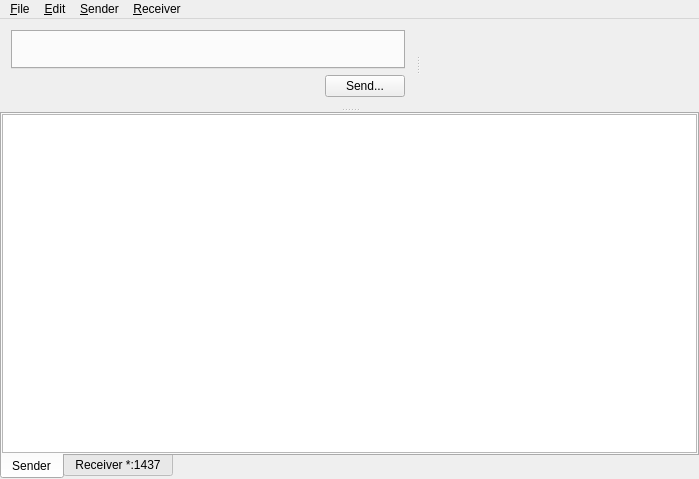
<?xml version="1.0" encoding="UTF-8"?>
<ui version="4.0">
 <class>MainWindow</class>
 <widget class="QMainWindow" name="MainWindow">
  <property name="geometry">
   <rect>
    <x>0</x>
    <y>0</y>
    <width>699</width>
    <height>479</height>
   </rect>
  </property>
  <property name="windowTitle">
   <string>HL7 Workbench</string>
  </property>
  <widget class="QWidget" name="centralWidget">
   <layout class="QVBoxLayout" name="verticalLayout">
    <property name="leftMargin">
     <number>0</number>
    </property>
    <property name="topMargin">
     <number>0</number>
    </property>
    <property name="rightMargin">
     <number>0</number>
    </property>
    <property name="bottomMargin">
     <number>0</number>
    </property>
    <item>
     <widget class="QSplitter" name="verticalSplitter">
      <property name="orientation">
       <enum>Qt::Vertical</enum>
      </property>
      <widget class="QWidget" name="topWidget" native="true">
       <layout class="QHBoxLayout" name="horizontalLayout">
        <property name="leftMargin">
         <number>0</number>
        </property>
        <property name="topMargin">
         <number>0</number>
        </property>
        <property name="rightMargin">
         <number>0</number>
        </property>
        <property name="bottomMargin">
         <number>0</number>
        </property>
        <item>
         <widget class="QSplitter" name="splitter">
          <property name="orientation">
           <enum>Qt::Horizontal</enum>
          </property>
          <widget class="QWidget" name="widget_2" native="true">
           <layout class="QVBoxLayout" name="verticalLayout_2">
            <item>
             <widget class="Hl7MessageEditorTabWidget" name="messageEditorTabWidget"/>
            </item>
            <item>
             <widget class="QWidget" name="messageEditorButtonWidget" native="true">
              <layout class="QHBoxLayout" name="horizontalLayout_2">
               <property name="leftMargin">
                <number>0</number>
               </property>
               <property name="topMargin">
                <number>0</number>
               </property>
               <property name="rightMargin">
                <number>0</number>
               </property>
               <property name="bottomMargin">
                <number>0</number>
               </property>
               <item>
                <spacer name="horizontalSpacer">
                 <property name="orientation">
                  <enum>Qt::Horizontal</enum>
                 </property>
                 <property name="sizeHint" stdset="0">
                  <size>
                   <width>40</width>
                   <height>20</height>
                  </size>
                 </property>
                </spacer>
               </item>
               <item>
                <widget class="QPushButton" name="sendMessageButton">
                 <property name="text">
                  <string>Send...</string>
                 </property>
                 <property name="icon">
                  <iconset theme="media-playback-start">
                   <normaloff>.</normaloff>.</iconset>
                 </property>
                 <property name="shortcut">
                  <string>F5</string>
                 </property>
                </widget>
               </item>
              </layout>
             </widget>
            </item>
           </layout>
          </widget>
          <widget class="QWidget" name="widget" native="true"/>
         </widget>
        </item>
       </layout>
      </widget>
      <widget class="QTabWidget" name="bottomTabWidget">
       <property name="tabPosition">
        <enum>QTabWidget::South</enum>
       </property>
       <property name="currentIndex">
        <number>0</number>
       </property>
       <widget class="QWidget" name="tab">
        <attribute name="title">
         <string>Sender</string>
        </attribute>
        <layout class="QVBoxLayout" name="verticalLayout_4">
         <property name="leftMargin">
          <number>0</number>
         </property>
         <property name="topMargin">
          <number>0</number>
         </property>
         <property name="rightMargin">
          <number>0</number>
         </property>
         <property name="bottomMargin">
          <number>0</number>
         </property>
         <item>
          <widget class="QTableWidget" name="tableWidget"/>
         </item>
        </layout>
       </widget>
       <widget class="QWidget" name="tab_2">
        <attribute name="title">
         <string>Receiver *:1437</string>
        </attribute>
        <layout class="QVBoxLayout" name="verticalLayout_7">
         <property name="leftMargin">
          <number>0</number>
         </property>
         <property name="topMargin">
          <number>0</number>
         </property>
         <property name="rightMargin">
          <number>0</number>
         </property>
         <property name="bottomMargin">
          <number>0</number>
         </property>
         <item>
          <widget class="QTableWidget" name="tableWidget_2"/>
         </item>
        </layout>
       </widget>
      </widget>
     </widget>
    </item>
   </layout>
  </widget>
  <widget class="QMenuBar" name="menuBar">
   <property name="geometry">
    <rect>
     <x>0</x>
     <y>0</y>
     <width>699</width>
     <height>22</height>
    </rect>
   </property>
   <widget class="QMenu" name="menuFile">
    <property name="title">
     <string>&amp;File</string>
    </property>
    <widget class="QMenu" name="menuFile_Recent">
     <property name="title">
      <string>Recent</string>
     </property>
     <addaction name="actionA"/>
     <addaction name="actionB"/>
     <addaction name="actionC"/>
    </widget>
    <addaction name="actionFile_New"/>
    <addaction name="actionFile_Open"/>
    <addaction name="menuFile_Recent"/>
    <addaction name="separator"/>
    <addaction name="actionFile_Save"/>
    <addaction name="actionFile_SaveAs"/>
    <addaction name="actionFile_SaveAll"/>
    <addaction name="separator"/>
    <addaction name="actionFile_Close"/>
    <addaction name="actionFile_CloseAll"/>
    <addaction name="actionFile_CloseOthers"/>
    <addaction name="separator"/>
    <addaction name="actionFile_Print"/>
    <addaction name="separator"/>
    <addaction name="actionFile_Exit"/>
   </widget>
   <widget class="QMenu" name="menuEdit">
    <property name="title">
     <string>&amp;Edit</string>
    </property>
    <addaction name="actionEdit_Undo"/>
    <addaction name="actionEdit_Redo"/>
    <addaction name="separator"/>
    <addaction name="actionEdit_Cut"/>
    <addaction name="actionEdit_Copy"/>
    <addaction name="actionEdit_Paste"/>
    <addaction name="actionEdit_Delete"/>
    <addaction name="separator"/>
    <addaction name="actionEdit_SelectAll"/>
    <addaction name="separator"/>
    <addaction name="actionEdit_FindReplace"/>
   </widget>
   <widget class="QMenu" name="menuSender">
    <property name="title">
     <string>&amp;Sender</string>
    </property>
    <addaction name="actionSender_SendMessage"/>
   </widget>
   <widget class="QMenu" name="menuReceiver">
    <property name="title">
     <string>&amp;Receiver</string>
    </property>
    <addaction name="actionReceiver_CreateNewReceiver"/>
   </widget>
   <addaction name="menuFile"/>
   <addaction name="menuEdit"/>
   <addaction name="menuSender"/>
   <addaction name="menuReceiver"/>
  </widget>
  <action name="actionFile_Close">
   <property name="text">
    <string>Close Current File</string>
   </property>
   <property name="shortcut">
    <string>Ctrl+W</string>
   </property>
  </action>
  <action name="actionFile_Open">
   <property name="icon">
    <iconset theme="document-open">
     <normaloff>.</normaloff>.</iconset>
   </property>
   <property name="text">
    <string>&amp;Open...</string>
   </property>
   <property name="shortcut">
    <string>Ctrl+O</string>
   </property>
  </action>
  <action name="actionA">
   <property name="text">
    <string>A</string>
   </property>
  </action>
  <action name="actionB">
   <property name="text">
    <string>B</string>
   </property>
  </action>
  <action name="actionC">
   <property name="text">
    <string>C</string>
   </property>
  </action>
  <action name="actionEdit_Undo">
   <property name="icon">
    <iconset theme="edit-undo">
     <normaloff>.</normaloff>.</iconset>
   </property>
   <property name="text">
    <string>Undo</string>
   </property>
   <property name="shortcut">
    <string>Ctrl+Z</string>
   </property>
  </action>
  <action name="actionEdit_Redo">
   <property name="icon">
    <iconset theme="edit-redo">
     <normaloff>.</normaloff>.</iconset>
   </property>
   <property name="text">
    <string>Redo</string>
   </property>
   <property name="shortcut">
    <string>Ctrl+Shift+Z</string>
   </property>
  </action>
  <action name="actionEdit_Copy">
   <property name="icon">
    <iconset theme="edit-copy">
     <normaloff>.</normaloff>.</iconset>
   </property>
   <property name="text">
    <string>&amp;Copy</string>
   </property>
   <property name="shortcut">
    <string>Ctrl+C</string>
   </property>
  </action>
  <action name="actionEdit_Cut">
   <property name="icon">
    <iconset theme="edit-cut">
     <normaloff>.</normaloff>.</iconset>
   </property>
   <property name="text">
    <string>Cu&amp;t</string>
   </property>
   <property name="shortcut">
    <string>Ctrl+X</string>
   </property>
  </action>
  <action name="actionEdit_Paste">
   <property name="icon">
    <iconset theme="edit-paste">
     <normaloff>.</normaloff>.</iconset>
   </property>
   <property name="text">
    <string>&amp;Paste</string>
   </property>
   <property name="shortcut">
    <string>Ctrl+V</string>
   </property>
  </action>
  <action name="actionEdit_SelectAll">
   <property name="icon">
    <iconset theme="edit-select-all">
     <normaloff>.</normaloff>.</iconset>
   </property>
   <property name="text">
    <string>Select &amp;All</string>
   </property>
   <property name="shortcut">
    <string>Ctrl+A</string>
   </property>
  </action>
  <action name="actionEdit_FindReplace">
   <property name="icon">
    <iconset theme="edit-find-replace">
     <normaloff>.</normaloff>.</iconset>
   </property>
   <property name="text">
    <string>&amp;Find/Replace</string>
   </property>
  </action>
  <action name="actionSender_SendMessage">
   <property name="icon">
    <iconset theme="media-playback-start">
     <normaloff>.</normaloff>.</iconset>
   </property>
   <property name="text">
    <string>&amp;Send Message...</string>
   </property>
  </action>
  <action name="actionReceiver_CreateNewReceiver">
   <property name="icon">
    <iconset theme="network-server">
     <normaloff>.</normaloff>.</iconset>
   </property>
   <property name="text">
    <string>&amp;Create New Receiver...</string>
   </property>
  </action>
  <action name="actionFile_CloseOthers">
   <property name="text">
    <string>Close All Except Current File</string>
   </property>
  </action>
  <action name="actionFile_Exit">
   <property name="icon">
    <iconset theme="application-exit">
     <normaloff>.</normaloff>.</iconset>
   </property>
   <property name="text">
    <string>E&amp;xit</string>
   </property>
   <property name="shortcut">
    <string>Ctrl+Q</string>
   </property>
  </action>
  <action name="actionFile_New">
   <property name="icon">
    <iconset theme="document-new">
     <normaloff>.</normaloff>.</iconset>
   </property>
   <property name="text">
    <string>&amp;New File</string>
   </property>
   <property name="shortcut">
    <string>Ctrl+N</string>
   </property>
  </action>
  <action name="actionFile_CloseAll">
   <property name="text">
    <string>Close All Files</string>
   </property>
   <property name="shortcut">
    <string>Ctrl+Shift+W</string>
   </property>
  </action>
  <action name="actionFile_Save">
   <property name="icon">
    <iconset theme="document-save">
     <normaloff>.</normaloff>.</iconset>
   </property>
   <property name="text">
    <string>&amp;Save</string>
   </property>
   <property name="shortcut">
    <string>Ctrl+S</string>
   </property>
  </action>
  <action name="actionFile_SaveAll">
   <property name="text">
    <string>Save All</string>
   </property>
   <property name="shortcut">
    <string>Ctrl+Shift+S</string>
   </property>
  </action>
  <action name="actionFile_SaveAs">
   <property name="icon">
    <iconset theme="document-save-as">
     <normaloff>.</normaloff>.</iconset>
   </property>
   <property name="text">
    <string>Save &amp;As...</string>
   </property>
  </action>
  <action name="actionFile_Print">
   <property name="icon">
    <iconset theme="document-print">
     <normaloff>.</normaloff>.</iconset>
   </property>
   <property name="text">
    <string>&amp;Print...</string>
   </property>
  </action>
  <action name="actionEdit_Delete">
   <property name="icon">
    <iconset theme="edit-delete">
     <normaloff>.</normaloff>.</iconset>
   </property>
   <property name="text">
    <string>&amp;Delete</string>
   </property>
  </action>
 </widget>
 <layoutdefault spacing="6" margin="11"/>
 <customwidgets>
  <customwidget>
   <class>Hl7MessageEditorTabWidget</class>
   <extends>QTabWidget</extends>
   <header location="global">Hl7MessageEditorTabWidget.h</header>
   <container>1</container>
  </customwidget>
 </customwidgets>
 <resources/>
 <connections/>
</ui>
